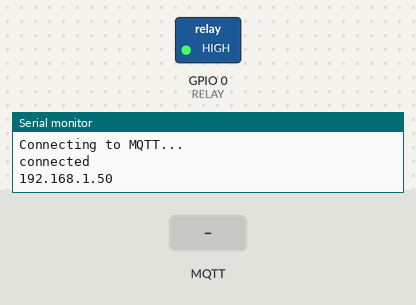
A program run on a simulated ESP8266 (NodeMCU). Shown: switched loads named in the program (green lamp = pin HIGH), the last lines printed to the serial monitor. Inputs (shaded band) come from the test bench. WiFi joins after 1.5 s; servers stay silent unless stated; no MQTT or app messages arrive unless stated.

Above: at 2.7 s.
2.8 s: MQTT message "1" arrives on the first subscribed topic
At 3.1 s:
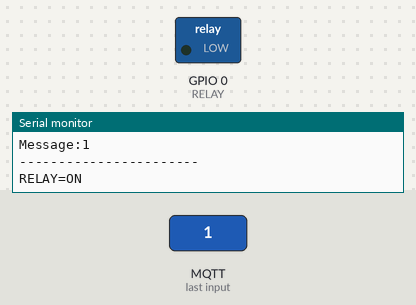
4.3 s: MQTT message "0" arrives on the first subscribed topic
At 5.5 s:
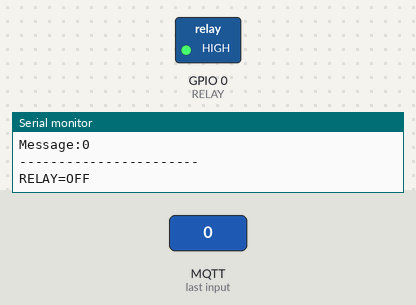
Timing chart, 0 to 7.3 s (numbered marks = the images above; inputs shaded):
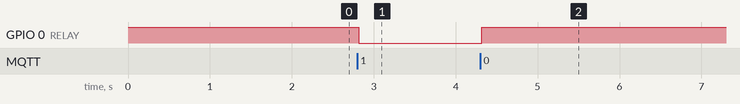

The program:

main.cpp
```cpp
#include <Arduino.h>
#include <WiFiManager.h>
#include <ESP8266WiFi.h>
#include <PubSubClient.h>
#include <iostream>
const char* ssid = "IZZI-C445"; // Enter your WiFi name
//const char* ssid = "INFINITUMA451_2.4"; // Enter your WiFi name
const char* password =  "F82DC011C445"; // Enter WiFi password
//const char* password =  "EswVMseZ7e"; // Enter WiFi password
const char* mqttServer = "192.168.0.6";
//const char* mqttServer = "192.168.1.96";
const int mqttPort = 1883;
const char * espip = "";
String relayip = "";
#define RELAY 0 // relay connected to  GPIO0
//const char* mqttUser = "otfxknod";
//const char* mqttPassword = "nSuUc1dDLygF";

WiFiClient espClient;
PubSubClient client(espClient);
void callback(char* topic, byte* payload, unsigned int length) {

  Serial.print("Message arrived in topic: ");
  Serial.println(topic);

  Serial.print("Message:");
  for (int i = 0; i < length; i++) {
    Serial.print((char)payload[i]);
  }
  Serial.println();
  Serial.println("-----------------------");
  int value = LOW;
   //Switch on the LED if an 1 was recieved as first character
    if((char)payload[0] == '1'){
      Serial.println("RELAY=ON");
      client.publish("status","Bomba Activada");
      digitalWrite(RELAY,LOW);
      value = LOW;
    }
    else if ((char)payload[0] == '0'){
      Serial.println("RELAY=OFF");
      client.publish("status","Bomba Desactivada");
      digitalWrite(RELAY,HIGH);
      value = HIGH;
    }

}


void setup() {

  Serial.begin(9600);
  pinMode(RELAY,OUTPUT);
  digitalWrite(RELAY, HIGH);
  WiFi.begin(ssid, password);

  while (WiFi.status() != WL_CONNECTED) {
    delay(500);
    Serial.println("Connecting to WiFi..");
  }
  Serial.println("Connected to the WiFi network");

  client.setServer(mqttServer, mqttPort);
  client.setCallback(callback);

  while (!client.connected()) {
    Serial.println("Connecting to MQTT...");

    if (client.connect("ESP8266Relay" )) {

      Serial.println("connected");
      relayip = WiFi.localIP().toString();
      client.publish("ips/bomba",(char*)relayip.c_str());
      Serial.println(WiFi.localIP());
      espip = WiFi.localIP().toString().c_str();
    } else {

      Serial.print("failed with state ");
      Serial.print(client.state());
      delay(2000);

    }
  }

  client.publish("status", "Controlador_de_bomba_conectado"); //Topic name
  client.publish("status", espip);
  client.subscribe("Bomba");

}
void reconnect(){
  while (!client.connected()) {
    Serial.println("Connecting to MQTT...");

    if (client.connect("ESP8266Relay" )) {

      Serial.println("connected");
      Serial.println(WiFi.localIP());
      espip = WiFi.localIP().toString().c_str();
      client.publish("status", "Esp8266_controlador_de_bomba_reconectado"); //Topic name
      client.publish("status", espip);
      client.subscribe("Bomba");
    } else {

      Serial.print("failed with state ");
      Serial.print(client.state());
      delay(2000);

    }
  }
}


void loop() {
  if (!client.connected()) {
        reconnect();
    }
  client.loop();
  relayip = WiFi.localIP().toString();
  client.publish("ips/bomba",(char*)relayip.c_str());


}
```

Measured:
- after the input at 2.8 s, GPIO 0 (RELAY): HIGH → LOW at once
- after the input at 4.3 s, GPIO 0 (RELAY): LOW → HIGH at once
